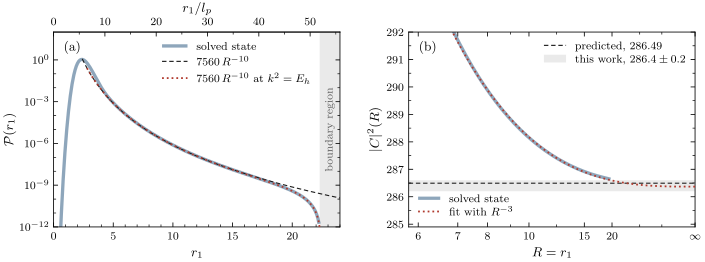

Generate this figure with Python:
"""The figure (full width, two panels), for the best state (fig_style.REF = Q4L22G16V25_r0: 10 x 10 transverse mesh with
quartic elements in a and b, elements of at most 0.25 along the valley, pruning tolerance 1e-16, wall at r1 = 22.3, E_h = 0.0003).
(a) The density P(r1) of the largest singular value, from the core to the wall on a log scale, against the zero-energy tail
    7560 R^-10 and its continuation to the energy of the discrete state (order-11/2 Bessel factor at k^2 = E_h with the
    reflection off the wall); top axis in Planck lengths.
(b) The local tail coefficient |C|^2(R) = R^10 P(R) / (8/9 Omega_8 F(R)), F the Bessel factor at k^2 = E_h, i.e. the value of |C|^2
    that the density at R would give.  Dotted: the fit u = (A s_- + B s_+)(1 + a R^-3) on 7 <= R <= 19.  Band: the result
    286.4 +- 0.2 (../data/tail_c2/final.txt), the mean of the far-field fits with a conservative uncertainty, the full change
    under the refinement of the elements along the valley, rounded up; line: the prediction 893025/(32 pi^4) = 286.49.  The x axis of (b) is uniform in 1/R, so that R = infinity
    is the right edge.  The local coefficient carries a ripple with the period (about 0.25) of the finite elements along the
    valley; it is shown as a running mean over that length (the fits use the raw profile)."""
import sys
from pathlib import Path
sys.path.insert(0, str(Path(__file__).resolve().parent))
from fig_style import *
def element_mean(y, h=0.05, w=0.5):
    """running mean over one element length w along the valley (trapezoidal window on the uniform grid h); trims w/2 at both ends"""
    n = int(round(w / h)); k = np.ones(n + 1); k[0] = k[-1] = 0.5; k /= n
    if n % 2: k = np.ones(n) / n                     # an odd number of points per element: the plain mean over one element
    return np.convolve(y, k, mode="valid"), (len(k) - 1) // 2
def local(tag, lo, hi):
    """R, the local coefficient, the fitted asymptote and correction, the energy and the wall of a state"""
    R, P, E, Rw = profile(tag); C2, beta, a = far_fit(R, P, E, lo, hi, p=3.0)
    return R, R ** 10 * P / (NORM * bessel_factor(R, E, beta)), C2, a, E, Rw
fig, (A, B) = plt.subplots(1, 2, figsize=(FULL, 2.75), gridspec_kw={"wspace": 0.24, "left": 0.075, "right": 0.995, "bottom": 0.15, "top": 0.86})

# ---------------- (a) the density of r1 from the core to the wall
R, P, E, Rw = profile(REF); C2, beta, a = far_fit(R, P, E, 7.0, 19.0, p=3.0)
m = (R >= 0.55) & (R <= Rw - 0.05)
A.axvspan(Rw, 25, **BAND)
A.semilogy(R[m], P[m], "-", **STATE, zorder=2, label=r"solved state")
Rt = np.linspace(2.4, 25, 400)
A.semilogy(Rt, 7560 * Rt ** -10.0, "--", **EXACT, zorder=3, label=r"$7560\,R^{-10}$")
Rb = np.linspace(2.8, Rw - 0.005, 800)
A.semilogy(Rb, 7560 * Rb ** -10.0 * bessel_factor(Rb, E, beta), ":", **FIT, zorder=4,
           label=r"$7560\,R^{-10}$ at $k^2=E_h$")
A.set_xlim(0, 24); A.set_ylim(1e-12, 1e2); A.set_xlabel(r"$r_1$"); A.set_ylabel(r"$\mathcal P(r_1)$", labelpad=2)
A.set_xticks([0, 5, 10, 15, 20])
A.yaxis.set_major_locator(matplotlib.ticker.FixedLocator([1e-12, 1e-9, 1e-6, 1e-3, 1]))
A.yaxis.set_minor_locator(matplotlib.ticker.FixedLocator([10.0 ** k for k in range(-12, 1)]))
A.yaxis.set_minor_formatter(matplotlib.ticker.NullFormatter())
top_lp(A, [0, 10, 20, 30, 40, 50])
A.text(Rw + 0.85, 1e-5, "boundary region", rotation=90, ha="center", va="center", fontsize=8, color="#5a5a5a")
A.legend(loc="upper right", bbox_to_anchor=(0.93, 1.0), borderaxespad=0.5, handlelength=2.3)
panel(A, "(a)")

# ---------------- (b) the local tail coefficient, on an axis uniform in 1/R
B.axhspan(C2_NUM - C2_ERR, C2_NUM + C2_ERR, **BAND, zorder=0)
B.axhline(C2_PRED, **EXACT, zorder=1)
RL, locL, C2L, aL, EL, RwL = local(REF, 7.0, 19.0)
m = (RL >= 5.6) & (RL <= RwL - 2.55)
y, t = element_mean(locL[m], w=HVAL); Rm = RL[m][t:len(RL[m]) - t]
B.plot(1 / Rm, y, "-", **STATE, zorder=2, label=r"solved state")
xi = np.linspace(0, 1 / 6.0, 400); Rf = 1 / np.maximum(xi, 1e-9); fit = C2L * (1 + aL * Rf ** -3.0) ** 2
B.plot(xi, fit, ":", **FIT, zorder=3, label=r"fit with $R^{-3}$")
print(f"{REF}: E_h = {EL:.5f}, wall {RwL:.2f}, |C|^2 (R^-3 fit on [7,19]) = {C2L:.3f}, D_3 = {aL:.3f}")
print("local coefficient over the asymptote of the fit: " + ", ".join(f"R = {r}: {100 * (locL[np.argmin(abs(RL - r))] / C2L - 1):+.2f}% (fit {100 * ((1 + aL * r ** -3.0) ** 2 - 1):+.2f}%)" for r in (7, 10, 15)))
Rt = [6, 7, 8, 10, 15, 20]
B.set_xticks([1 / r for r in Rt] + [0]); B.set_xticklabels([str(r) for r in Rt] + [r"$\infty$"])
B.xaxis.set_minor_locator(matplotlib.ticker.FixedLocator([1 / r for r in (9, 12, 30, 50)]))
B.set_xlim(1 / 5.8, 0); B.set_ylim(284.9, 292.0); B.set_xlabel(r"$R=r_1$"); B.set_ylabel(r"$|C|^2(R)$", labelpad=3)
B.yaxis.set_major_locator(matplotlib.ticker.MultipleLocator(1)); B.yaxis.set_minor_locator(matplotlib.ticker.MultipleLocator(0.5))
hs = B.get_legend_handles_labels()
leg = B.legend(*hs, loc="lower left", borderaxespad=0.45, handlelength=2.0, labelspacing=0.3); B.add_artist(leg)
pr = matplotlib.lines.Line2D([], [], **EXACT); bd = matplotlib.patches.Patch(**BAND)
B.legend([pr, bd], [r"predicted, $286.49$", rf"this work, ${C2_NUM:.1f}\pm{C2_ERR:.1f}$"], loc="upper right",
         borderaxespad=0.45, handlelength=2.0, labelspacing=0.3)
panel(B, "(b)")
save(fig, "fig_density")
